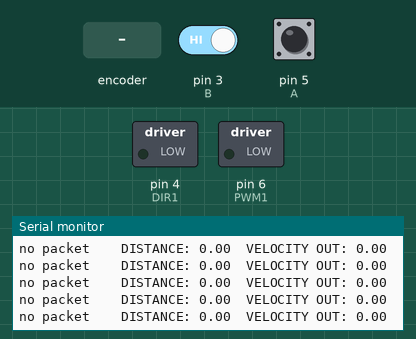
The sketch below on a simulated Arduino Uno, built with avr-gcc and run on an emulated ATmega328P. Parts: switched loads named in the sketch (green lamp = pin HIGH), the last lines printed to the serial monitor. Inputs (shaded band) come from the test bench; at power-on: pin 3 (B) HIGH, pin 5 (A) HIGH.

Above: at 1.2 s.
1.3 s: pin 3 (B) driven LOW
At 1.36 s:
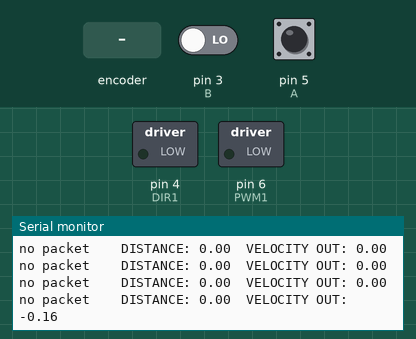
4.3 s: rotary encoder on pin 5 (A) / pin 3 (B) turned 1 step (first pin leading)
At 4.44 s:
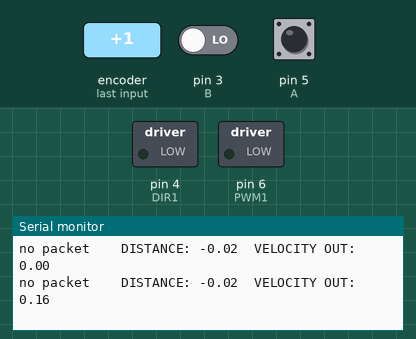
7.5 s: rotary encoder on pin 5 (A) / pin 3 (B) turned 2 steps (second pin leading)
At 7.6 s:
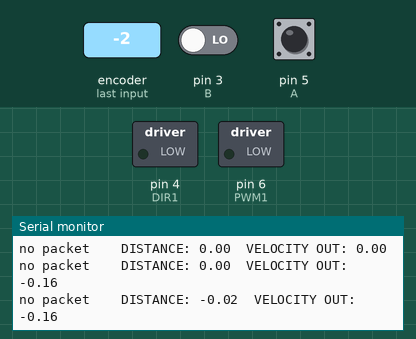
Timing chart, 0 to 10.5 s (numbered marks = the images above; inputs shaded):
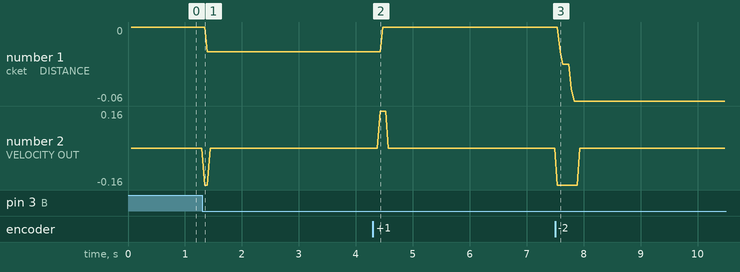

The sketch:

motor_driver_PID_feedback_com.ino
```cpp
/* motor_driver_PID.ino
 * reads encoder position and speed
 * outputs data to serial monitor
 * takes velocity input and changes to it linearly
 * NOT OPTIMIZED - look for ways to improve performance
 */

#include <TimerOne.h>
#include <time.h>
#include <CAN.h>

#define A 5 //encoder A: pin 5
#define B 3 //encoder B: pin 3
#define DIR1 4 //direction 1: pin 4
#define PWM1 6 //PWM 1: pin 6

#define CPR 40.00 //counts per revolution on the encoder
//used to be 80, but answers were halved
//needs to have to digits past decimal to prevent rounding error
#define RAD 10.16 //radius of wheel in cm
#define VCT 0.1 //velocity calculation time interval in seconds
#define VIT 100 //time change interval between new target velocity (no units)

#define ESM 240 //max error sum for PID calculation (varies with Ki factor)
//PID constants. NEED TO BE TUNED MORE PRECISELY.
#define Kp 5  //proportional gain factor for PID feedback
#define Ki 1 //integral gain factor for PID feedback
#define Kd -1 //derivative gain factor for PID feedback //not sure why negative worked better

//initialize global variables
//volatile variables can be changed inside interrupts
volatile int a;  //state of encoder signal A
volatile int b;  //state of encoder signal B
volatile long int count;  //angular Position in encoder counts
volatile long int countOld;  //previous count (for calculating speed)
volatile double rpm; //rotations per minute
const double rpmFactor = 60 / (CPR * VCT); //part of RPM calculation
float distance = 0; //distance traveled in meters
float velocityIn = 0; //desired velocity input in meters/sec
volatile float velocityOut; //velocity read in meters/sec
float velocityTarget = 0; //what the veliocity should be (used for slow v transitions)
float velocityOld = 0; //previous value of velocityTarget
float errorSum = 0;
float errorOld = 0;
float pwmWrite = 0; //PWM value sent to the motor

union dataFrame{
  float fl =0;
  uint8_t bytes[8];
  } dataFrame;


//interrupt service routine for encoder signal A
//increments or decrements count
void transitionA()
{
  a = digitalRead(A);
  b = digitalRead(B);
  b == 0 ? (a == 0 ? count++ : count--) : (a == 0 ? count-- : count++);
}

//interrupt service routine for encoder signal B
//increments or decrements count
void transitionB()
{
  b = digitalRead(B);
  a = digitalRead(A);
  a == 0 ? (b == 0 ? count++ : count--) : (b == 0 ? count-- : count++);
}

//calculates RPM with count change over constant time change
//**need to stick this in the main loop for PID. Need to include delta time.
void calcSpeed() {
  rpm = (double) rpmFactor * (count - countOld);
  velocityOut = (2*PI*RAD)*rpm/6000;
  countOld = count;
}

//resets count and velocity variables, measures t, a, and b
void resetEncoder()
{
  count = 0;
  countOld = 0;
  rpm = 0;
  distance = 0;
  velocityOut = 0;

  a = digitalRead(A);
  b = digitalRead(B);
}

//takes new PWM input and changes to it linearly over time t
float changeVelocity(float vCurrent, int vBegin, int vEnd, float t)
{
  float vNext;

  if(vEnd > vBegin) {
    if(vCurrent < vEnd) {
      vNext = vCurrent - (vBegin - vEnd)/t;
    } else {
      vNext = vEnd;
    }
  } else if(vEnd < vBegin) {
    if (vCurrent > vEnd) {
      vNext = vCurrent - (vBegin - vEnd)/t;
    } else {
      vNext = vEnd;
    }
  }
  return vNext;
}

float pidCalculate(float *errorSum, float velocityTarget, float velocityOut, float *errorOld) //feedback loop for inputing v instead of PWM
{
  float error;
  float pwmOut;

  error = velocityTarget - velocityOut;
  *errorSum = *errorSum + error;
  if(*errorSum > ESM || *errorSum < -ESM){
    Serial.print("MAX ERROR SUM\t");
  }
  *errorSum = constrain(*errorSum, -ESM, ESM);
  pwmOut = (Kp * error) + (Ki * *errorSum) + (Kd * (error - *errorOld));
  if(velocityTarget == 0) {
    pwmOut = 0;
  }
  *errorOld = error;
  return pwmOut;
}
void receiver(){
   char x[8];
   int i = 0;
   int packetSize = CAN.parsePacket();
   if(packetSize){
      Serial.print("packet with id 0x");
      Serial.print(CAN.packetId(), HEX);
      Serial.print(" ");
      while (CAN.available()) {
        for(i=0;i<=7;i++){
          x[i]  =(char)CAN.read();
          Serial.print(i);

        }
      }
      velocityOld = velocityTarget;
      velocityIn = atoi(x);

   }else{Serial.print("no packet\t");}

}
void sender2(){
  union dataFrame dist;
  dist.fl = distance;
  union dataFrame vel;
  vel.fl = velocityOut;
  CAN.beginPacket(0x21);
  CAN.write(dist.bytes,4);
  CAN.write(vel.bytes,4);
  CAN.endPacket();

  }
void sender(){
  char x[8];
  CAN.beginPacket(0x21);
  CAN.write(dtostrf(distance,8,3,x),8);
  CAN.endPacket();
  CAN.beginPacket(0x22);
  CAN.write(dtostrf(velocityOut,8,3,x),8);
  CAN.endPacket();
  }
void setup()
{
  //set encoder pins as inputs
  pinMode(A, INPUT);
  pinMode(B, INPUT);
  pinMode(DIR1, OUTPUT);
  pinMode(PWM1, OUTPUT);

  //begin serial monitor
  Serial.begin(9600);

  //set interrupt service routines to run when signals A and B are changed
  attachInterrupt(digitalPinToInterrupt(A), transitionA, CHANGE);
  attachInterrupt(digitalPinToInterrupt(B), transitionB, CHANGE);

  //set timer interrupt service routines to calculate velocity at certain time intervals
  Timer1.initialize(VCT*1000000);
  Timer1.attachInterrupt(calcSpeed);

  //initialize PWM and direction. **should this get put in resetEncoder function?
  digitalWrite(DIR1, LOW);
  analogWrite(PWM1, 0);

  //reset encoder measurements
  resetEncoder();

  if (!CAN.begin(500E3)) {
    Serial.println("Starting CAN failed!");
    while (1);

  }else{Serial.print("CAN ok");}

  //only recieve specifc CAN id
  CAN.filter(0x20);

}

void loop()
{
 sender2();
 receiver();


  //linear velocity change to input velocity value
  if(velocityIn != velocityTarget) {
    velocityTarget = changeVelocity(velocityTarget, velocityOld, velocityIn, VIT);
  }


  pwmWrite = pidCalculate(&errorSum, velocityTarget, velocityOut, &errorOld);
  pwmWrite = constrain(pwmWrite, -254, 254); //255 and -255 are bugged and won't run the motor at max speed

  //set motor direction on DIR1 output pin
  if(pwmWrite > 0) {
    digitalWrite(DIR1, LOW);
  } else if(pwmWrite < 0) {
    digitalWrite(DIR1, HIGH);
  }

  //write PWM value to PWM1 output pin
  analogWrite(PWM1, abs(pwmWrite));

  distance = (2*PI*RAD)*(count/CPR)/100.00;

  //print relevant parameters
  //Serial.print("PWM: ");
  //Serial.print(velocityIn);
  //Serial.print("\tCOUNT: ");
  //Serial.print(count);
  Serial.print("\tDISTANCE: ");
  Serial.print(distance);
  //Serial.print("\tRPM: ");
  //Serial.print(rpm, 4);
  //Serial.print("\tTARGET VELOCITY: ");
  //Serial.print(velocityTarget);
  Serial.print("\tVELOCITY OUT: ");
  Serial.println(velocityOut);

}
```

Measured:
- after the input at 1.3 s, the serial monitor: prints a new line after 0.05 s (image 1)
- after the input at 4.3 s, the serial monitor: prints a new line after 0.13 s (image 2)
- after the input at 7.5 s, the serial monitor: prints a new line at once (image 3)
- plotted number 1: 0 → -0.02 after the input at 1.3 s, 0 → -0.06 after the input at 7.5 s
